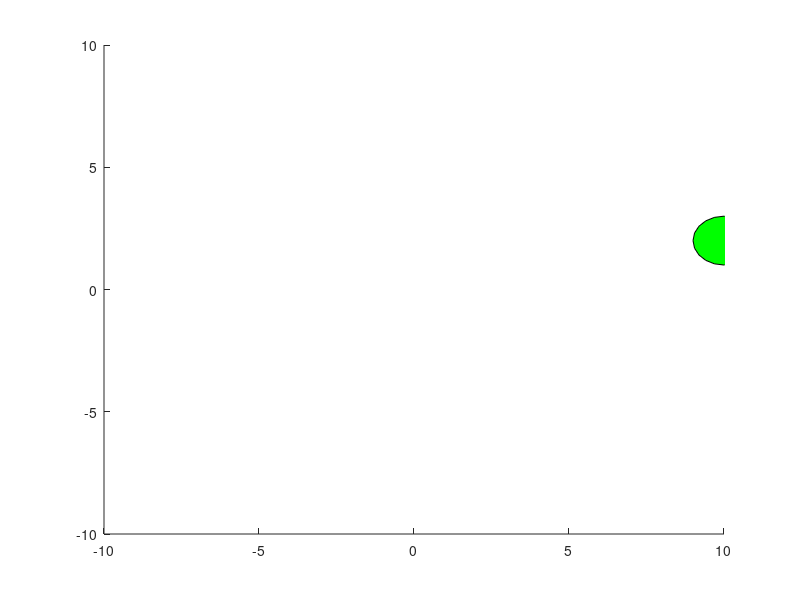

MATLAB code for this plot: (Note: this script raises an error after producing the figure.)
% First make the patch ...

figure
    t = 0:2*pi/20:2*pi; 
    X = 10 + sin(t); Y = 2 + cos(t); Z = X*0; 
    h = patch(X,Y,Z,'g') 
    axis([-10 10 -10 10]); 
% Then make it movable 
    moveit2(h); 
  
%It also works for e.g. pcolor and plot:

% Adjust data to fit hypothesis using the mouse ... :-) 
%a = plot(rand(10,10)); 
%moveit2(a);